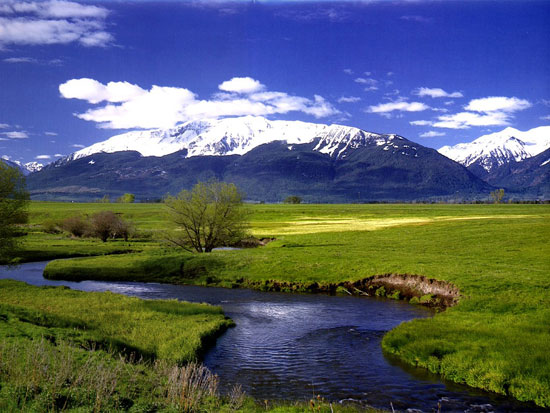
#> input picture Color Picker Effect/scene.jpg, 550 x 413 px
$ python color_picker.py scene.jpg
#> lines starting #> are read from the running program, lines starting #| are printed output that depends on the picture
import cv2
import numpy as np
import easygui
import sys
import math

drawing = False # true if mouse is pressed
mode = True # if True, draw rectangle. Press 'm' to toggle to curve
ix,iy = -1,-1

def color_picker(rect):
	global img,img_gray2,hsv
	roi=img[rect[0][1]:rect[1][1],rect[0][0]:rect[1][0]]
	b,g,r,_=np.uint8(cv2.mean(roi))
	color=cv2.cvtColor(np.uint8([[[b,g,r]]]),cv2.COLOR_BGR2HSV)
	h= color[0][0][0]
	# define range of blue color in HSV
	lower = np.array([h-10,50,50])
	upper = np.array([h+10,255,255])

	# Threshold the HSV image to get only blue colors
	mask = cv2.inRange(hsv, lower, upper)

	# Bitwise-AND mask and original image
	res = cv2.bitwise_and(img,img, mask= mask)
	res2=cv2.bitwise_and(img_gray2,img_gray2, mask= cv2.bitwise_not(mask))
	return res+res2

def draw_circle(event,x,y,flags,param):
    global ix,iy,drawing,mode
    global img
    im=img.copy()
    if event == cv2.EVENT_LBUTTONDOWN:
        drawing = True
        ix,iy = x,y

    elif event == cv2.EVENT_LBUTTONUP:
        drawing = False
        if mode == True:
            cv2.rectangle(im,(ix,iy),(x,y),(0,255,0),1)
        cv2.imshow('image',im)
        cv2.imshow('res',color_picker([(ix,iy),(x,y)]))


img = cv2.imread(sys.argv[1])
#> img is the input picture: shape (413, 550, 3); mean B, G, R 105.9, 95.5, 85.9
cv2.namedWindow('image')
cv2.setMouseCallback('image',draw_circle)
cv2.imshow('image',img)
img_gray=cv2.cvtColor(img,cv2.COLOR_BGR2GRAY)
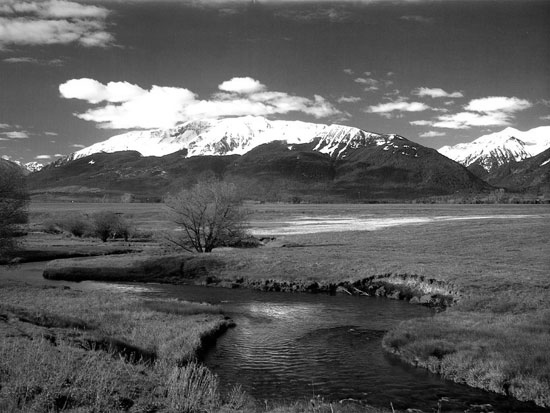
#> img_gray: shape (413, 550); min 0, max 255, mean 93.8
img_gray2=cv2.cvtColor(img_gray,cv2.COLOR_GRAY2BGR)
hsv=cv2.cvtColor(img,cv2.COLOR_BGR2HSV)
#> hsv: shape (413, 550, 3); mean H, S, V 79.1, 152.6, 134.4


k = cv2.waitKey(0)
#> (key q is pressed here)
if k == ord('q'):         # wait for ESC key to exit
    cv2.destroyAllWindows()
